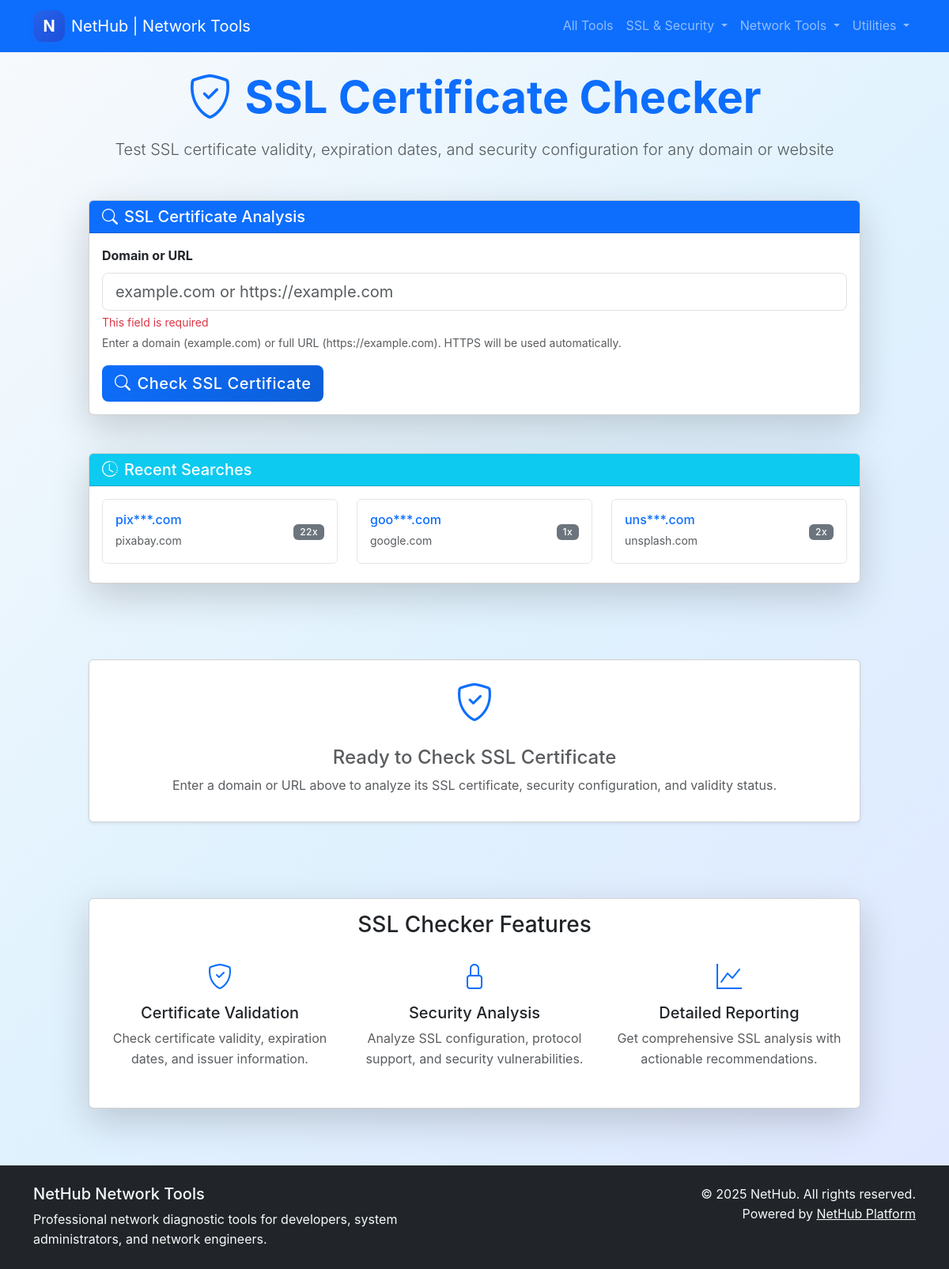
The app's page /sslchecker, older data.
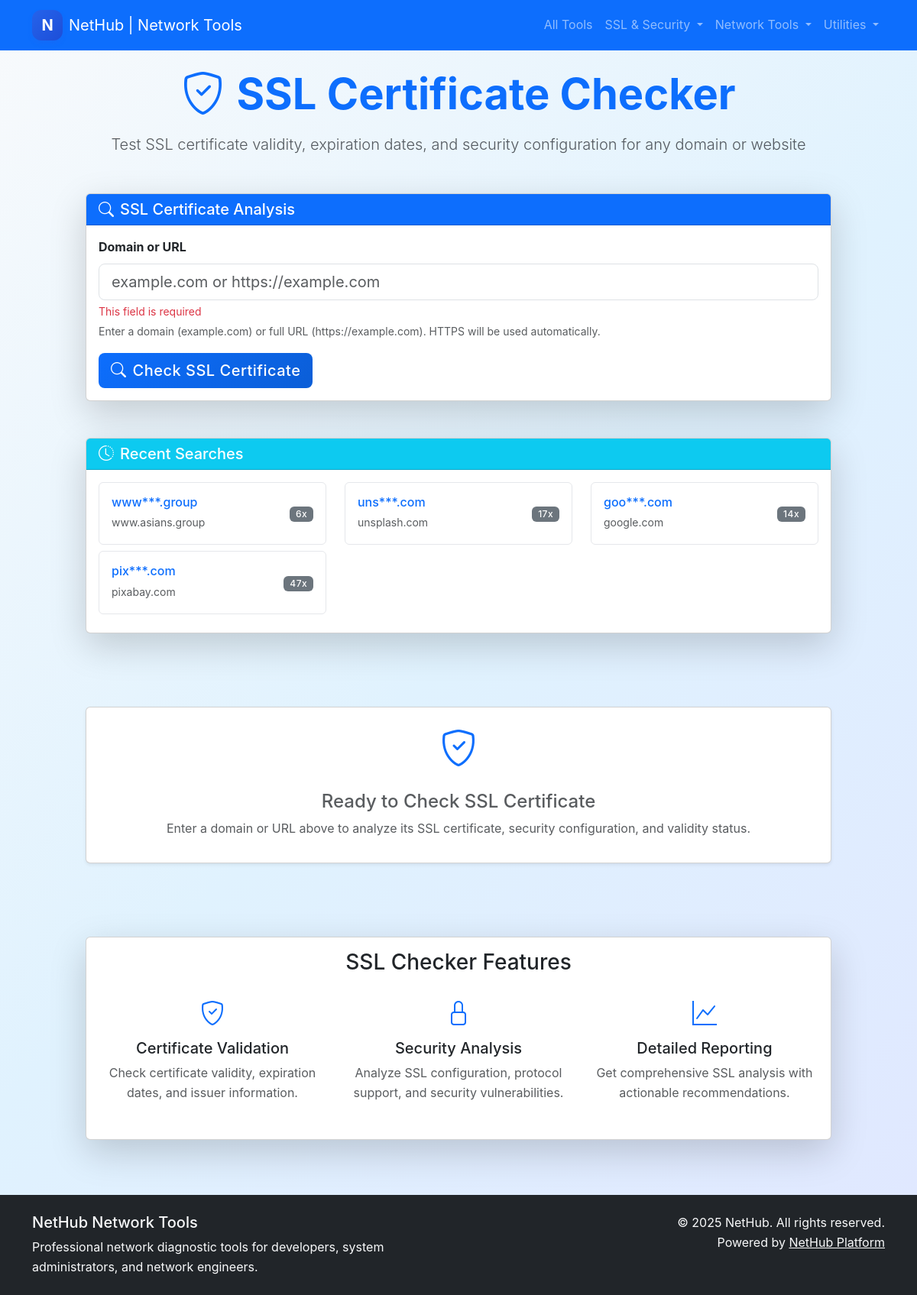
The same page, newer data.
### tables this page shows
CREATE TABLE recent_searches (
            id INTEGER PRIMARY KEY AUTOINCREMENT,
            domain TEXT NOT NULL,
            full_url TEXT NOT NULL,
            search_count INTEGER DEFAULT 1,
            last_searched TIMESTAMP DEFAULT CURRENT_TIMESTAMP,
            created_at TIMESTAMP DEFAULT CURRENT_TIMESTAMP
        );

### app.py (the view, shortened to what this page needs)
@app.route('/sslchecker', methods=['GET', 'POST'])
def ssl_checker():
    recent_searches = get_recent_searches(10)
    ssl_results = None
    prefill_domain = None
    return render_template('sslchecker.html',
                         recent_searches=recent_searches,
                         ssl_results=ssl_results,
                         prefill_domain=prefill_domain)

### app.py (called while the page is built)
def get_recent_searches(limit=10):
    try:
        conn = sqlite3.connect('recent_searches.db')
        cursor = conn.cursor()
        cursor.execute('''
            SELECT domain, full_url, search_count, last_searched
            FROM recent_searches
            ORDER BY last_searched DESC
            LIMIT ?
        ''', (limit,))
        results = cursor.fetchall()
        conn.close()
        return [{
            'domain': row[0],
            'full_url': row[1],
            'search_count': row[2],
            'last_searched': row[3]
        } for row in results]
    except Exception as e:
        print(f"Error getting recent searches: {e}")
        return []

### templates/sslchecker.html (shortened to what this page needs)
{% extends "base.html" %}
{% block content %}
<div class="row justify-content-center">
    <div class="col-lg-10">
        <div class="text-center mb-5">
            <h1 class="display-4 fw-bold text-primary mb-3">
                <i class="bi bi-shield-check me-3"></i>SSL Certificate Checker
            </h1>
            <p class="lead text-muted">Test SSL certificate validity, expiration dates, and security configuration for any domain or website</p>
        </div>
        <div class="card shadow-lg mb-5">
            <div class="card-header bg-primary text-white">
                <h5 class="mb-0"><i class="bi bi-search me-2"></i>SSL Certificate Analysis</h5>
            </div>
            <div class="card-body">
                <form method="POST" action="/sslchecker" class="row g-3">
                    <div class="col-12">
                        <label for="sslUrl" class="form-label fw-bold">Domain or URL</label>
                        <input type="text" class="form-control form-control-lg" id="sslUrl" name="url"
                               value="{{ prefill_domain or '' }}"
                               placeholder="example.com or https://example.com" required>
                        <div class="form-text">Enter a domain (example.com) or full URL (https://example.com). HTTPS will be used automatically.</div>
                    </div>
                    <div class="col-12">
                        <button type="submit" class="btn btn-primary btn-lg">
                            <i class="bi bi-search me-2"></i>Check SSL Certificate
                        </button>
                    </div>
                </form>
            </div>
        </div>
        {% if recent_searches and recent_searches|length > 0 %}
        <div class="card shadow-lg mb-5">
            <div class="card-header bg-info text-white">
                <h5 class="mb-0"><i class="bi bi-clock-history me-2"></i>Recent Searches</h5>
            </div>
            <div class="card-body">
                <div class="row">
                    {% for search in recent_searches %}
                    <div class="col-md-6 col-lg-4 mb-2">
                        <a href="/sslchecker/{{ search.domain }}" class="text-decoration-none">
                            <div class="card h-100 recent-search-card">
                                <div class="card-body p-3">
                                    <div class="d-flex justify-content-between align-items-center">
                                        <div>
                                            <h6 class="mb-1 text-primary">{{ search.domain[:3] }}***{{ search.domain[search.domain.rfind('.'):] }}</h6>
                                            <small class="text-muted">{{ search.domain }}</small>
                                        </div>
                                        <div class="text-end">
                                            <span class="badge bg-secondary">{{ search.search_count }}x</span>
                                        </div>
                                    </div>
                                </div>
                            </div>
                        </a>
                    </div>
                    {% endfor %}
                </div>
            </div>
        </div>
        {% endif %}
        {% if not ssl_results %}
        <div class="text-center py-5">
            <div class="card shadow-sm">
                <div class="card-body">
                    <i class="bi bi-shield-check text-primary" style="font-size: 3rem;"></i>
                    <h4 class="mt-3 text-muted">Ready to Check SSL Certificate</h4>
                    <p class="text-muted">Enter a domain or URL above to analyze its SSL certificate, security configuration, and validity status.</p>
                </div>
            </div>
        </div>
        {% endif %}
        <div class="card shadow-lg mt-5">
            <div class="card-body">
                <h3 class="text-center mb-4">SSL Checker Features</h3>
                <div class="row">
                    <div class="col-md-4 text-center mb-3">
                        <i class="bi bi-shield-check text-primary" style="font-size: 2rem;"></i>
                        <h5 class="mt-2">Certificate Validation</h5>
                        <p class="text-muted">Check certificate validity, expiration dates, and issuer information.</p>
                    </div>
                    <div class="col-md-4 text-center mb-3">
                        <i class="bi bi-lock text-primary" style="font-size: 2rem;"></i>
                        <h5 class="mt-2">Security Analysis</h5>
                        <p class="text-muted">Analyze SSL configuration, protocol support, and security vulnerabilities.</p>
                    </div>
                    <div class="col-md-4 text-center mb-3">
                        <i class="bi bi-graph-up text-primary" style="font-size: 2rem;"></i>
                        <h5 class="mt-2">Detailed Reporting</h5>
                        <p class="text-muted">Get comprehensive SSL analysis with actionable recommendations.</p>
                    </div>
                </div>
            </div>
        </div>
    </div>
</div>
{% endblock %}

### templates/base.html (shortened to what this page needs)
<!DOCTYPE html>
<html lang="en">
<head>
    <link href="https://cdn.jsdelivr.net/npm/bootstrap@5.3.0/dist/css/bootstrap.min.css" rel="stylesheet">
    <link href="https://cdn.jsdelivr.net/npm/bootstrap-icons@1.10.0/font/bootstrap-icons.css" rel="stylesheet">
    <link href="/static/style.css" rel="stylesheet">
</head>
<body>
    <nav class="navbar navbar-expand-lg navbar-dark bg-primary">
        <div class="container">
            <a class="navbar-brand" href="/">
                <div class="d-flex align-items-center">
                    <div class="logo-circle me-2">N</div>
                    <span>NetHub | Network Tools</span>
                </div>
            </a>
            <div class="collapse navbar-collapse" id="navbarNav">
                <div class="navbar-nav ms-auto">
                <a class="nav-link {% if request.endpoint == 'homepage' %}active{% endif %}" href="/">All Tools</a>
                <div class="nav-item dropdown">
                    <a class="nav-link dropdown-toggle" href="#" id="sslDropdown" role="button" data-bs-toggle="dropdown" aria-expanded="false">
                        SSL & Security
                    </a>
                </div>
                <div class="nav-item dropdown">
                    <a class="nav-link dropdown-toggle" href="#" id="networkDropdown" role="button" data-bs-toggle="dropdown" aria-expanded="false">
                        Network Tools
                    </a>
                </div>
                <div class="nav-item dropdown">
                    <a class="nav-link dropdown-toggle" href="#" id="utilityDropdown" role="button" data-bs-toggle="dropdown" aria-expanded="false">
                        Utilities
                    </a>
                </div>
                </div>
            </div>
        </div>
    </nav>
    <div class="container-fluid py-4">
        {% block content %}{% endblock %}
    </div>
    <footer class="bg-dark text-light py-4 mt-5">
        <div class="container">
            <div class="row">
                <div class="col-md-6">
                    <h5>NetHub Network Tools</h5>
                    <p class="mb-0">Professional network diagnostic tools for developers, system administrators, and network engineers.</p>
                </div>
                <div class="col-md-6 text-md-end">
                    <p class="mb-0">&copy; 2025 NetHub. All rights reserved.</p>
                    <p class="mb-0">Powered by <a href="https://nethub.vip" class="text-light">NetHub Platform</a></p>
                </div>
            </div>
        </div>
    </footer>
</body>
</html>

### static/style.css (style rules this page uses)
body { font-family: -apple-system, BlinkMacSystemFont, 'Segoe UI', Roboto, 'Helvetica Neue', Arial, sans-serif; background: linear-gradient(135deg, #f8fafc 0%, #e0f2fe 50%, #e0e7ff 100%); min-height: 100vh; color: #111827; line-height: 1.6; }
.logo-circle { width: 2.5rem; height: 2.5rem; background: linear-gradient(135deg, #2563eb 0%, #1d4ed8 100%); border-radius: 0.75rem; display: flex; align-items: center; justify-content: center; color: white; font-weight: bold; font-size: 1.25rem; box-shadow: 0 4px 6px -1px rgba(37, 99, 235, 0.3); }
* { box-sizing: border-box; }
p, li { line-height: 1.6; }

### templates/sslchecker.html (style rules this page uses)
.recent-search-card { transition: all 0.2s ease; border: 1px solid #e5e7eb; }
.recent-search-card .card-body { padding: 0.75rem; }
.card { transition: all 0.3s ease; }
.badge { font-weight: 500; letter-spacing: 0.5px; }
.text-primary { color: #0d6efd !important; }
.recent-search-card { transition: all 0.2s ease; cursor: pointer; }
.btn-primary { background: linear-gradient(135deg, #0d6efd 0%, #0b5ed7 100%); border: none; font-weight: 500; letter-spacing: 0.5px; }

Row changes from the older to the newer data that the page shows:
added recent_searches: domain "www", domain ".group", domain "www.asians.group", search_count "6"
changed recent_searches "uns": search_count "2" → "17"; moves up the list
changed recent_searches "goo": search_count "1" → "14"; moves down the list
changed recent_searches "pix": search_count "22" → "47"
